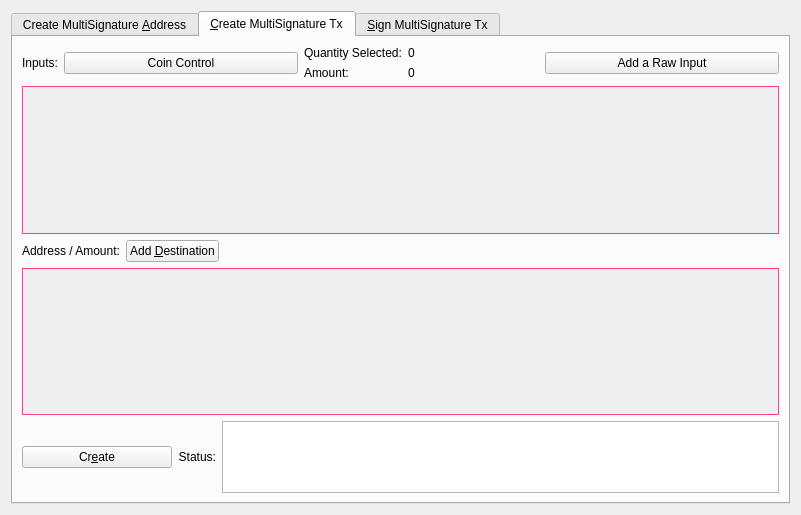
<?xml version="1.0" encoding="UTF-8"?>
<ui version="4.0">
 <class>MultisigDialog</class>
 <widget class="QDialog" name="MultisigDialog">
  <property name="geometry">
   <rect>
    <x>0</x>
    <y>0</y>
    <width>801</width>
    <height>515</height>
   </rect>
  </property>
  <property name="sizePolicy">
   <sizepolicy hsizetype="Fixed" vsizetype="Fixed">
    <horstretch>0</horstretch>
    <verstretch>0</verstretch>
   </sizepolicy>
  </property>
  <property name="windowTitle">
   <string>Multisignature Address Interactions</string>
  </property>
  <layout class="QVBoxLayout" name="verticalLayout_8">
   <item>
    <widget class="QTabWidget" name="multisigTabWidget">
     <property name="styleSheet">
      <string notr="true">QScrollArea{border: 1px solid #fe3d90;}</string>
     </property>
     <property name="currentIndex">
      <number>1</number>
     </property>
     <widget class="QWidget" name="addMultisigTab">
      <property name="sizePolicy">
       <sizepolicy hsizetype="Minimum" vsizetype="Minimum">
        <horstretch>0</horstretch>
        <verstretch>0</verstretch>
       </sizepolicy>
      </property>
      <attribute name="title">
       <string>Create MultiSignature &amp;Address</string>
      </attribute>
      <layout class="QVBoxLayout" name="verticalLayout">
       <item>
        <layout class="QHBoxLayout" name="enterMLayout">
         <item>
          <widget class="QSpinBox" name="enterMSpinbox">
           <property name="sizePolicy">
            <sizepolicy hsizetype="Fixed" vsizetype="Fixed">
             <horstretch>0</horstretch>
             <verstretch>0</verstretch>
            </sizepolicy>
           </property>
           <property name="toolTip">
            <string>How many people must sign to verify a transaction</string>
           </property>
           <property name="minimum">
            <number>1</number>
           </property>
           <property name="maximum">
            <number>15</number>
           </property>
           <property name="value">
            <number>1</number>
           </property>
          </widget>
         </item>
         <item>
          <widget class="QLabel" name="enterMLabel">
           <property name="text">
            <string>Enter the minimum number of signatures required to sign transactions</string>
           </property>
          </widget>
         </item>
        </layout>
       </item>
       <item>
        <layout class="QHBoxLayout" name="addressLabelLayout">
         <item>
          <widget class="QLabel" name="addressLableLabel">
           <property name="text">
            <string>Address Label:</string>
           </property>
          </widget>
         </item>
         <item>
          <widget class="QLineEdit" name="multisigAddressLabel"/>
         </item>
        </layout>
       </item>
       <item>
        <layout class="QHBoxLayout" name="addAddressLayout">
         <item>
          <widget class="QPushButton" name="addAddressButton">
           <property name="toolTip">
            <string>Add another address that could sign to verify a transaction from the multisig address.</string>
           </property>
           <property name="text">
            <string>&amp;Add Address / Key</string>
           </property>
           <property name="icon">
            <iconset resource="../forextrading.qrc">
             <normaloff>:/icons/add</normaloff>:/icons/add</iconset>
           </property>
           <property name="autoDefault">
            <bool>false</bool>
           </property>
          </widget>
         </item>
         <item>
          <widget class="QLabel" name="addAddressLabel">
           <property name="sizePolicy">
            <sizepolicy hsizetype="Preferred" vsizetype="Fixed">
             <horstretch>0</horstretch>
             <verstretch>0</verstretch>
            </sizepolicy>
           </property>
           <property name="text">
            <string>Local addresses or public keys that can sign:</string>
           </property>
          </widget>
         </item>
         <item>
          <spacer name="addAddressSpacer_2">
           <property name="orientation">
            <enum>Qt::Horizontal</enum>
           </property>
           <property name="sizeHint" stdset="0">
            <size>
             <width>40</width>
             <height>10</height>
            </size>
           </property>
          </spacer>
         </item>
        </layout>
       </item>
       <item>
        <widget class="QScrollArea" name="addAddressScrollArea">
         <property name="sizePolicy">
          <sizepolicy hsizetype="Preferred" vsizetype="Expanding">
           <horstretch>0</horstretch>
           <verstretch>0</verstretch>
          </sizepolicy>
         </property>
         <property name="widgetResizable">
          <bool>true</bool>
         </property>
         <widget class="QWidget" name="addAddressWidget">
          <property name="geometry">
           <rect>
            <x>0</x>
            <y>0</y>
            <width>759</width>
            <height>166</height>
           </rect>
          </property>
          <layout class="QVBoxLayout" name="verticalLayout_5">
           <item>
            <layout class="QVBoxLayout" name="addressList"/>
           </item>
           <item>
            <spacer name="verticalSpacer">
             <property name="orientation">
              <enum>Qt::Vertical</enum>
             </property>
             <property name="sizeHint" stdset="0">
              <size>
               <width>20</width>
               <height>40</height>
              </size>
             </property>
            </spacer>
           </item>
          </layout>
         </widget>
        </widget>
       </item>
       <item>
        <layout class="QHBoxLayout" name="addMultisigLayout">
         <item>
          <widget class="QPushButton" name="addMultisigButton">
           <property name="sizePolicy">
            <sizepolicy hsizetype="Preferred" vsizetype="Fixed">
             <horstretch>0</horstretch>
             <verstretch>0</verstretch>
            </sizepolicy>
           </property>
           <property name="toolTip">
            <string>Create a new multisig address</string>
           </property>
           <property name="toolTipDuration">
            <number>-3</number>
           </property>
           <property name="text">
            <string>C&amp;reate</string>
           </property>
           <property name="icon">
            <iconset resource="../forextrading.qrc">
             <normaloff>:/icons/filesave</normaloff>:/icons/filesave</iconset>
           </property>
           <property name="autoDefault">
            <bool>false</bool>
           </property>
          </widget>
         </item>
         <item>
          <widget class="QLabel" name="label">
           <property name="text">
            <string>Status:</string>
           </property>
          </widget>
         </item>
         <item>
          <widget class="QTextEdit" name="addMultisigStatus">
           <property name="sizePolicy">
            <sizepolicy hsizetype="Expanding" vsizetype="Fixed">
             <horstretch>0</horstretch>
             <verstretch>0</verstretch>
            </sizepolicy>
           </property>
           <property name="maximumSize">
            <size>
             <width>16777215</width>
             <height>75</height>
            </size>
           </property>
           <property name="readOnly">
            <bool>true</bool>
           </property>
           <property name="textInteractionFlags">
            <set>Qt::TextSelectableByKeyboard|Qt::TextSelectableByMouse</set>
           </property>
          </widget>
         </item>
        </layout>
       </item>
       <item>
        <widget class="QLabel" name="label_2">
         <property name="sizePolicy">
          <sizepolicy hsizetype="Preferred" vsizetype="Preferred">
           <horstretch>0</horstretch>
           <verstretch>0</verstretch>
          </sizepolicy>
         </property>
         <property name="text">
          <string>Use below to quickly import an address by its redeem. Don't forget to add a label before clicking import!
Keep in mind, the wallet will rescan the blockchain to find transactions containing the new address.
Please be patient after clicking import.</string>
         </property>
         <property name="scaledContents">
          <bool>false</bool>
         </property>
         <property name="wordWrap">
          <bool>true</bool>
         </property>
        </widget>
       </item>
       <item>
        <layout class="QHBoxLayout" name="importLayout">
         <item>
          <widget class="QPushButton" name="importAddressButton">
           <property name="sizePolicy">
            <sizepolicy hsizetype="Fixed" vsizetype="Fixed">
             <horstretch>0</horstretch>
             <verstretch>0</verstretch>
            </sizepolicy>
           </property>
           <property name="text">
            <string>&amp;Import Redeem</string>
           </property>
           <property name="icon">
            <iconset resource="../forextrading.qrc">
             <normaloff>:/icons/receiving_addresses</normaloff>:/icons/receiving_addresses</iconset>
           </property>
          </widget>
         </item>
         <item>
          <widget class="QLineEdit" name="importRedeem">
           <property name="sizePolicy">
            <sizepolicy hsizetype="Preferred" vsizetype="Fixed">
             <horstretch>0</horstretch>
             <verstretch>0</verstretch>
            </sizepolicy>
           </property>
          </widget>
         </item>
        </layout>
       </item>
      </layout>
     </widget>
     <widget class="QWidget" name="createTransactionTab">
      <attribute name="title">
       <string>&amp;Create MultiSignature Tx</string>
      </attribute>
      <layout class="QVBoxLayout" name="verticalLayout_3">
       <item>
        <layout class="QHBoxLayout" name="horizontalLayout_2">
         <item>
          <layout class="QVBoxLayout" name="createTxLayout">
           <item>
            <layout class="QHBoxLayout" name="addTxInputLayout">
             <item>
              <widget class="QLabel" name="addTxInputLabel">
               <property name="sizePolicy">
                <sizepolicy hsizetype="Fixed" vsizetype="Preferred">
                 <horstretch>0</horstretch>
                 <verstretch>0</verstretch>
                </sizepolicy>
               </property>
               <property name="text">
                <string>Inputs:</string>
               </property>
              </widget>
             </item>
             <item>
              <widget class="QPushButton" name="pushButtonCoinControl">
               <property name="sizePolicy">
                <sizepolicy hsizetype="Preferred" vsizetype="Fixed">
                 <horstretch>0</horstretch>
                 <verstretch>0</verstretch>
                </sizepolicy>
               </property>
               <property name="text">
                <string>Coin Control</string>
               </property>
              </widget>
             </item>
             <item>
              <layout class="QFormLayout" name="formLayout_2">
               <property name="rightMargin">
                <number>10</number>
               </property>
               <item row="0" column="0">
                <widget class="QLabel" name="labelQuantity">
                 <property name="text">
                  <string>Quantity Selected:</string>
                 </property>
                </widget>
               </item>
               <item row="0" column="1">
                <widget class="QLabel" name="labelQuantity_int">
                 <property name="text">
                  <string>0</string>
                 </property>
                </widget>
               </item>
               <item row="1" column="0">
                <widget class="QLabel" name="labelAmount">
                 <property name="text">
                  <string>Amount:</string>
                 </property>
                </widget>
               </item>
               <item row="1" column="1">
                <widget class="QLabel" name="labelAmount_int">
                 <property name="text">
                  <string>0</string>
                 </property>
                </widget>
               </item>
              </layout>
             </item>
             <item>
              <widget class="QPushButton" name="addInputButton">
               <property name="sizePolicy">
                <sizepolicy hsizetype="Preferred" vsizetype="Fixed">
                 <horstretch>0</horstretch>
                 <verstretch>0</verstretch>
                </sizepolicy>
               </property>
               <property name="toolTip">
                <string>Add an input to fund the outputs</string>
               </property>
               <property name="text">
                <string>Add a Raw Input</string>
               </property>
               <property name="icon">
                <iconset resource="../forextrading.qrc">
                 <normaloff>:/css/default</normaloff>:/css/default</iconset>
               </property>
              </widget>
             </item>
            </layout>
           </item>
           <item>
            <widget class="QScrollArea" name="txInputsScrollArea">
             <property name="sizePolicy">
              <sizepolicy hsizetype="Preferred" vsizetype="Expanding">
               <horstretch>0</horstretch>
               <verstretch>0</verstretch>
              </sizepolicy>
             </property>
             <property name="widgetResizable">
              <bool>true</bool>
             </property>
             <widget class="QWidget" name="txInputsWidget">
              <property name="geometry">
               <rect>
                <x>0</x>
                <y>0</y>
                <width>747</width>
                <height>131</height>
               </rect>
              </property>
              <layout class="QVBoxLayout" name="verticalLayout_7">
               <item>
                <layout class="QVBoxLayout" name="inputsList"/>
               </item>
               <item>
                <spacer name="txInputsSpacer">
                 <property name="orientation">
                  <enum>Qt::Vertical</enum>
                 </property>
                 <property name="sizeHint" stdset="0">
                  <size>
                   <width>20</width>
                   <height>80</height>
                  </size>
                 </property>
                </spacer>
               </item>
              </layout>
             </widget>
            </widget>
           </item>
           <item>
            <layout class="QHBoxLayout" name="addDestinationLayout">
             <item>
              <widget class="QLabel" name="addDestinationLabel">
               <property name="text">
                <string>Address / Amount:</string>
               </property>
              </widget>
             </item>
             <item>
              <widget class="QPushButton" name="addDestinationButton">
               <property name="sizePolicy">
                <sizepolicy hsizetype="Fixed" vsizetype="Fixed">
                 <horstretch>0</horstretch>
                 <verstretch>0</verstretch>
                </sizepolicy>
               </property>
               <property name="toolTip">
                <string>Add destinations to send 4XT to</string>
               </property>
               <property name="text">
                <string>Add &amp;Destination</string>
               </property>
               <property name="icon">
                <iconset resource="../forextrading.qrc">
                 <normaloff>:/icons/add</normaloff>:/icons/add</iconset>
               </property>
              </widget>
             </item>
             <item>
              <spacer name="addDestinationHorizontalSpacer">
               <property name="orientation">
                <enum>Qt::Horizontal</enum>
               </property>
               <property name="sizeHint" stdset="0">
                <size>
                 <width>40</width>
                 <height>20</height>
                </size>
               </property>
              </spacer>
             </item>
            </layout>
           </item>
           <item>
            <widget class="QScrollArea" name="destionationsScrollArea">
             <property name="sizePolicy">
              <sizepolicy hsizetype="Expanding" vsizetype="Expanding">
               <horstretch>0</horstretch>
               <verstretch>0</verstretch>
              </sizepolicy>
             </property>
             <property name="widgetResizable">
              <bool>true</bool>
             </property>
             <widget class="QWidget" name="destinationsScrollAreaContents">
              <property name="geometry">
               <rect>
                <x>0</x>
                <y>0</y>
                <width>747</width>
                <height>130</height>
               </rect>
              </property>
              <layout class="QVBoxLayout" name="verticalLayout_11">
               <item>
                <layout class="QVBoxLayout" name="destinationsList"/>
               </item>
               <item>
                <spacer name="destinationsSpacer">
                 <property name="orientation">
                  <enum>Qt::Vertical</enum>
                 </property>
                 <property name="sizeHint" stdset="0">
                  <size>
                   <width>20</width>
                   <height>20</height>
                  </size>
                 </property>
                </spacer>
               </item>
              </layout>
             </widget>
            </widget>
           </item>
           <item>
            <layout class="QHBoxLayout" name="horizontalLayout_4">
             <item>
              <widget class="QPushButton" name="createButton">
               <property name="sizePolicy">
                <sizepolicy hsizetype="Fixed" vsizetype="Fixed">
                 <horstretch>0</horstretch>
                 <verstretch>0</verstretch>
                </sizepolicy>
               </property>
               <property name="minimumSize">
                <size>
                 <width>150</width>
                 <height>0</height>
                </size>
               </property>
               <property name="toolTip">
                <string>Create a transaction object using the given inputs to the given outputs</string>
               </property>
               <property name="text">
                <string>Cr&amp;eate</string>
               </property>
               <property name="icon">
                <iconset resource="../forextrading.qrc">
                 <normaloff>:/icons/export</normaloff>:/icons/export</iconset>
               </property>
               <property name="autoDefault">
                <bool>false</bool>
               </property>
               <property name="default">
                <bool>true</bool>
               </property>
              </widget>
             </item>
             <item>
              <widget class="QLabel" name="createButtonLabel">
               <property name="sizePolicy">
                <sizepolicy hsizetype="Fixed" vsizetype="Preferred">
                 <horstretch>0</horstretch>
                 <verstretch>0</verstretch>
                </sizepolicy>
               </property>
               <property name="text">
                <string>Status:</string>
               </property>
               <property name="alignment">
                <set>Qt::AlignRight|Qt::AlignTrailing|Qt::AlignVCenter</set>
               </property>
              </widget>
             </item>
             <item>
              <widget class="QTextEdit" name="createButtonStatus">
               <property name="sizePolicy">
                <sizepolicy hsizetype="Expanding" vsizetype="Minimum">
                 <horstretch>0</horstretch>
                 <verstretch>0</verstretch>
                </sizepolicy>
               </property>
               <property name="maximumSize">
                <size>
                 <width>16777215</width>
                 <height>16777215</height>
                </size>
               </property>
               <property name="sizeAdjustPolicy">
                <enum>QAbstractScrollArea::AdjustToContents</enum>
               </property>
               <property name="readOnly">
                <bool>true</bool>
               </property>
              </widget>
             </item>
            </layout>
           </item>
          </layout>
         </item>
         <item>
          <layout class="QHBoxLayout" name="horizontalLayout_3"/>
         </item>
        </layout>
       </item>
      </layout>
     </widget>
     <widget class="QWidget" name="signMultisigTransaction">
      <property name="styleSheet">
       <string notr="true">
         txScrollArea:{
         border: 1px solid #fe3d90;
         }
         keyScrollArea:{
         border: 1px solid #fe3d90;
         }
         txScrollArea:{
         border: 1px solid #fe3d90;
         }</string>
      </property>
      <attribute name="title">
       <string>&amp;Sign MultiSignature Tx</string>
      </attribute>
      <layout class="QVBoxLayout" name="verticalLayout_4">
       <item>
        <layout class="QHBoxLayout" name="transactionHexLayout">
         <item>
          <widget class="QLabel" name="transactionHexLabel">
           <property name="text">
            <string>Transaction Hex:</string>
           </property>
          </widget>
         </item>
         <item>
          <widget class="QLineEdit" name="transactionHex">
           <property name="toolTip">
            <string/>
           </property>
          </widget>
         </item>
        </layout>
       </item>
       <item>
        <layout class="QHBoxLayout" name="horizontalLayout">
         <item>
          <layout class="QVBoxLayout" name="verticalLayout_2">
           <item>
            <layout class="QHBoxLayout" name="horizontalLayout_7">
             <item>
              <widget class="QPushButton" name="signButton">
               <property name="sizePolicy">
                <sizepolicy hsizetype="Preferred" vsizetype="Fixed">
                 <horstretch>0</horstretch>
                 <verstretch>0</verstretch>
                </sizepolicy>
               </property>
               <property name="minimumSize">
                <size>
                 <width>150</width>
                 <height>0</height>
                </size>
               </property>
               <property name="toolTip">
                <string>Sign the transaction from this wallet or from provided private keys</string>
               </property>
               <property name="text">
                <string>S&amp;ign</string>
               </property>
               <property name="icon">
                <iconset resource="../forextrading.qrc">
                 <normaloff>:/icons/edit</normaloff>:/icons/edit</iconset>
               </property>
               <property name="autoDefault">
                <bool>false</bool>
               </property>
               <property name="default">
                <bool>true</bool>
               </property>
              </widget>
             </item>
             <item>
              <widget class="QPushButton" name="commitButton">
               <property name="enabled">
                <bool>false</bool>
               </property>
               <property name="sizePolicy">
                <sizepolicy hsizetype="Preferred" vsizetype="Fixed">
                 <horstretch>0</horstretch>
                 <verstretch>0</verstretch>
                </sizepolicy>
               </property>
               <property name="toolTip">
                <string>&lt;html&gt;&lt;head/&gt;&lt;body&gt;&lt;p&gt;DISABLED until transaction has been signed enough times.&lt;/p&gt;&lt;/body&gt;&lt;/html&gt;</string>
               </property>
               <property name="autoFillBackground">
                <bool>false</bool>
               </property>
               <property name="text">
                <string>Co&amp;mmit</string>
               </property>
               <property name="icon">
                <iconset resource="../forextrading.qrc">
                 <normaloff>:/icons/send</normaloff>:/icons/send</iconset>
               </property>
               <property name="autoDefault">
                <bool>true</bool>
               </property>
              </widget>
             </item>
             <item>
              <layout class="QHBoxLayout" name="addPrivKeyLayout">
               <item>
                <widget class="QPushButton" name="addPrivKeyButton">
                 <property name="sizePolicy">
                  <sizepolicy hsizetype="Fixed" vsizetype="Fixed">
                   <horstretch>0</horstretch>
                   <verstretch>0</verstretch>
                  </sizepolicy>
                 </property>
                 <property name="toolTip">
                  <string>Add private keys to sign the transaction with</string>
                 </property>
                 <property name="text">
                  <string>Add Private &amp;Key</string>
                 </property>
                 <property name="icon">
                  <iconset resource="../forextrading.qrc">
                   <normaloff>:/icons/add</normaloff>:/icons/add</iconset>
                 </property>
                </widget>
               </item>
               <item>
                <widget class="QLabel" name="addPrivKeyLabel">
                 <property name="text">
                  <string>Sign with only private keys (Not Recommened)</string>
                 </property>
                </widget>
               </item>
              </layout>
             </item>
            </layout>
           </item>
           <item>
            <layout class="QHBoxLayout" name="horizontalLayout_5">
             <item>
              <widget class="QLabel" name="signButtonStatusLabel">
               <property name="text">
                <string>Status:</string>
               </property>
              </widget>
             </item>
             <item>
              <widget class="QTextEdit" name="signButtonStatus">
               <property name="sizePolicy">
                <sizepolicy hsizetype="Expanding" vsizetype="Preferred">
                 <horstretch>0</horstretch>
                 <verstretch>0</verstretch>
                </sizepolicy>
               </property>
               <property name="maximumSize">
                <size>
                 <width>16777215</width>
                 <height>16777215</height>
                </size>
               </property>
               <property name="verticalScrollBarPolicy">
                <enum>Qt::ScrollBarAsNeeded</enum>
               </property>
               <property name="readOnly">
                <bool>true</bool>
               </property>
               <property name="textInteractionFlags">
                <set>Qt::TextSelectableByKeyboard|Qt::TextSelectableByMouse</set>
               </property>
              </widget>
             </item>
            </layout>
           </item>
           <item>
            <widget class="QScrollArea" name="keyScrollArea">
             <property name="sizePolicy">
              <sizepolicy hsizetype="Expanding" vsizetype="Expanding">
               <horstretch>0</horstretch>
               <verstretch>0</verstretch>
              </sizepolicy>
             </property>
             <property name="sizeAdjustPolicy">
              <enum>QAbstractScrollArea::AdjustToContents</enum>
             </property>
             <property name="widgetResizable">
              <bool>true</bool>
             </property>
             <widget class="QWidget" name="keyScrollAreaContents">
              <property name="geometry">
               <rect>
                <x>0</x>
                <y>0</y>
                <width>755</width>
                <height>168</height>
               </rect>
              </property>
              <layout class="QVBoxLayout" name="verticalLayout_9">
               <item>
                <layout class="QVBoxLayout" name="keyList"/>
               </item>
               <item>
                <spacer name="keySpacer">
                 <property name="orientation">
                  <enum>Qt::Vertical</enum>
                 </property>
                 <property name="sizeHint" stdset="0">
                  <size>
                   <width>20</width>
                   <height>20</height>
                  </size>
                 </property>
                </spacer>
               </item>
              </layout>
             </widget>
            </widget>
           </item>
          </layout>
         </item>
        </layout>
       </item>
      </layout>
     </widget>
    </widget>
   </item>
  </layout>
 </widget>
 <resources>
  <include location="../forextrading.qrc"/>
 </resources>
 <connections/>
</ui>
